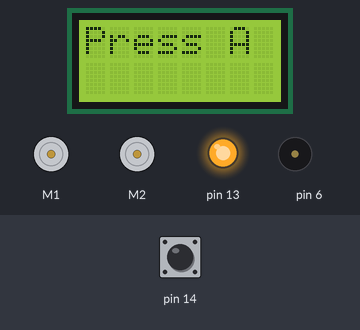
This sketch was run on a simulated Arduino Leonardo, built with avr-gcc and run on an emulated ATmega32U4. Parts: 8×2 character LCD, 2 × DC motor (green arrow = forward, orange = backward, longer = faster), output pins drawn as LEDs (lit = HIGH), buzzer (waves = sounding). The test bench sets the inputs (shaded band); at power-on: pin 14 HIGH.

Above: at 0.8 s.
0.9 s: pin 14 pulled LOW for 0.15 s
At 1.4 s:
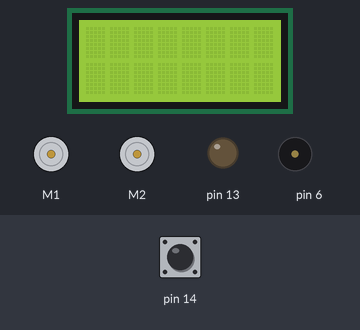
4.0 s: pin 14 pulled LOW for 3.2 s
At 8.0 s:
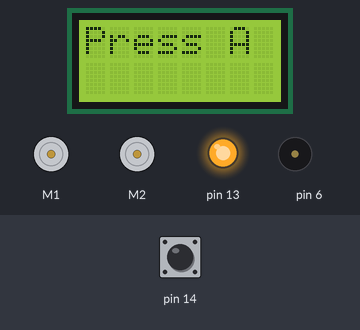
8.7 s: pin 14 pulled LOW for 1 s
At 16.0 s:
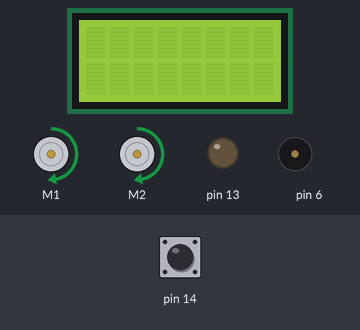
Timing chart, 0 to 17.5 s (numbered marks = the images above; inputs shaded):
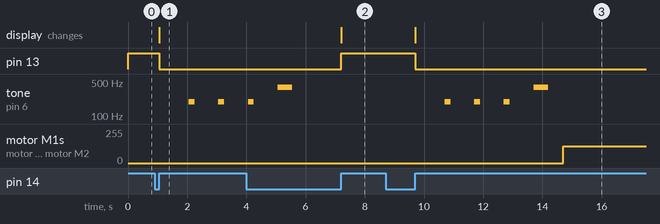

Measured:
- after the input at 0.9 s, pin 13: HIGH → LOW after 0.15 s; tone on pin 6: alternates 195 Hz for 0.20 s and silent for 0.80 s, starting after 1.2 s; the display: changes after 0.16 s (image 1)
- after the input at 4.0 s, pin 13: LOW → HIGH after 3.2 s; motor M1, motor M2: stays stopped (without the input it goes to forward 127/255 after 2.1 s); the display: changes after 3.2 s (image 2)
- after the input at 8.7 s, pin 13: HIGH → LOW after 1.0 s; tone on pin 6: plays 195 Hz for 0.20 s, 195 Hz for 0.20 s, 195 Hz for 0.20 s, 391 Hz for 0.50 s, starting after 2.0 s; motor M1, motor M2: stopped → forward 127/255 after 6.0 s; the display: changes after 1.0 s (image 3)

The sketch:

BorderDetect.ino
```cpp
/** This example uses the Zumo's line sensors to detect the white
border around a sumo ring.  When the border is detected, it
backs up and turns. */

#include <Wire.h>
#include <Zumo32U4.h>

// This might need to be tuned for different lighting conditions,
// surfaces, etc.
#define QTR_THRESHOLD     1000  // microseconds

// These might need to be tuned for different motor types.
#define REVERSE_SPEED     200  // 0 is stopped, 400 is full speed
#define TURN_SPEED        200
#define FORWARD_SPEED     200
#define REVERSE_DURATION  200  // ms
#define TURN_DURATION     300  // ms

Zumo32U4LCD lcd;
Zumo32U4ButtonA buttonA;
Zumo32U4Buzzer buzzer;
Zumo32U4Motors motors;
Zumo32U4LineSensors lineSensors;

#define NUM_SENSORS 3
unsigned int lineSensorValues[NUM_SENSORS];

void waitForButtonAndCountDown()
{
  ledYellow(1);
  lcd.clear();
  lcd.print(F("Press A"));

  buttonA.waitForButton();

  ledYellow(0);
  lcd.clear();

  // Play audible countdown.
  for (int i = 0; i < 3; i++)
  {
    delay(1000);
    buzzer.playNote(NOTE_G(3), 200, 15);
  }
  delay(1000);
  buzzer.playNote(NOTE_G(4), 500, 15);
  delay(1000);
}

void setup()
{
  // Uncomment if necessary to correct motor directions:
  //motors.flipLeftMotor(true);
  //motors.flipRightMotor(true);

  lineSensors.initThreeSensors();

  waitForButtonAndCountDown();
}

void loop()
{
  if (buttonA.isPressed())
  {
    // If button is pressed, stop and wait for another press to
    // go again.
    motors.setSpeeds(0, 0);
    buttonA.waitForRelease();
    waitForButtonAndCountDown();
  }

  lineSensors.read(lineSensorValues);

  if (lineSensorValues[0] > QTR_THRESHOLD)
  {
    // If leftmost sensor detects line, reverse and turn to the
    // right.
    motors.setSpeeds(-REVERSE_SPEED, -REVERSE_SPEED);
    delay(REVERSE_DURATION);
    motors.setSpeeds(TURN_SPEED, -TURN_SPEED);
    delay(TURN_DURATION);
    motors.setSpeeds(FORWARD_SPEED, FORWARD_SPEED);
  }
  else if (lineSensorValues[NUM_SENSORS - 1] > QTR_THRESHOLD)
  {
    // If rightmost sensor detects line, reverse and turn to the
    // left.
    motors.setSpeeds(-REVERSE_SPEED, -REVERSE_SPEED);
    delay(REVERSE_DURATION);
    motors.setSpeeds(-TURN_SPEED, TURN_SPEED);
    delay(TURN_DURATION);
    motors.setSpeeds(FORWARD_SPEED, FORWARD_SPEED);
  }
  else
  {
    // Otherwise, go straight.
    motors.setSpeeds(FORWARD_SPEED, FORWARD_SPEED);
  }
}
```
